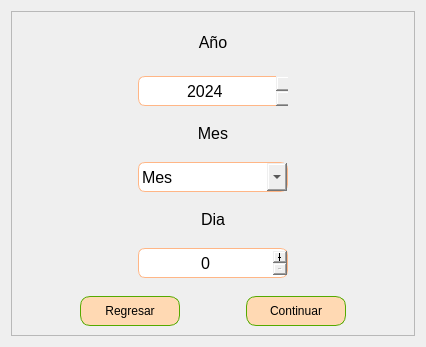
            <widget class="QWidget" name="page_izq4">
             <layout class="QHBoxLayout" name="horizontalLayout_10">
              <item>
               <widget class="QFrame" name="frame">
                <property name="frameShape">
                 <enum>QFrame::StyledPanel</enum>
                </property>
                <property name="frameShadow">
                 <enum>QFrame::Raised</enum>
                </property>
                <layout class="QGridLayout" name="gridLayout">
                 <item row="1" column="0">
                  <spacer name="horizontalSpacer_12">
                   <property name="orientation">
                    <enum>Qt::Horizontal</enum>
                   </property>
                   <property name="sizeHint" stdset="0">
                    <size>
                     <width>111</width>
                     <height>20</height>
                    </size>
                   </property>
                  </spacer>
                 </item>
                 <item row="3" column="2">
                  <spacer name="horizontalSpacer_15">
                   <property name="orientation">
                    <enum>Qt::Horizontal</enum>
                   </property>
                   <property name="sizeHint" stdset="0">
                    <size>
                     <width>111</width>
                     <height>20</height>
                    </size>
                   </property>
                  </spacer>
                 </item>
                 <item row="1" column="2">
                  <spacer name="horizontalSpacer_13">
                   <property name="orientation">
                    <enum>Qt::Horizontal</enum>
                   </property>
                   <property name="sizeHint" stdset="0">
                    <size>
                     <width>111</width>
                     <height>20</height>
                    </size>
                   </property>
                  </spacer>
                 </item>
                 <item row="2" column="1">
                  <spacer name="verticalSpacer_10">
                   <property name="orientation">
                    <enum>Qt::Vertical</enum>
                   </property>
                   <property name="sizeHint" stdset="0">
                    <size>
                     <width>20</width>
                     <height>12</height>
                    </size>
                   </property>
                  </spacer>
                 </item>
                 <item row="5" column="1">
                  <layout class="QVBoxLayout" name="verticalLayout_5">
                   <item>
                    <widget class="QLabel" name="label_dia">
                     <property name="font">
                      <font>
                       <pointsize>12</pointsize>
                      </font>
                     </property>
                     <property name="text">
                      <string>Dia</string>
                     </property>
                     <property name="alignment">
                      <set>Qt::AlignCenter</set>
                     </property>
                    </widget>
                   </item>
                   <item>
                    <spacer name="verticalSpacer_6">
                     <property name="orientation">
                      <enum>Qt::Vertical</enum>
                     </property>
                     <property name="sizeHint" stdset="0">
                      <size>
                       <width>20</width>
                       <height>13</height>
                      </size>
                     </property>
                    </spacer>
                   </item>
                   <item>
                    <widget class="QSpinBox" name="spinBox_dia">
                     <property name="minimumSize">
                      <size>
                       <width>0</width>
                       <height>30</height>
                      </size>
                     </property>
                     <property name="maximumSize">
                      <size>
                       <width>150</width>
                       <height>30</height>
                      </size>
                     </property>
                     <property name="font">
                      <font>
                       <pointsize>12</pointsize>
                      </font>
                     </property>
                     <property name="cursor">
                      <cursorShape>PointingHandCursor</cursorShape>
                     </property>
                     <property name="styleSheet">
                      <string notr="true">QSpinBox {
    padding:3px; 
	border-radius: 7px;
	border: 1px solid rgb(255, 182, 134); ;
}</string>
                     </property>
                     <property name="alignment">
                      <set>Qt::AlignCenter</set>
                     </property>
                     <property name="buttonSymbols">
                      <enum>QAbstractSpinBox::PlusMinus</enum>
                     </property>
                     <property name="maximum">
                      <number>31</number>
                     </property>
                    </widget>
                   </item>
                  </layout>
                 </item>
                 <item row="5" column="0">
                  <spacer name="horizontalSpacer_16">
                   <property name="orientation">
                    <enum>Qt::Horizontal</enum>
                   </property>
                   <property name="sizeHint" stdset="0">
                    <size>
                     <width>111</width>
                     <height>20</height>
                    </size>
                   </property>
                  </spacer>
                 </item>
                 <item row="7" column="0" colspan="3">
                  <layout class="QHBoxLayout" name="horizontalLayout_7">
                   <item>
                    <spacer name="horizontalSpacer_9">
                     <property name="orientation">
                      <enum>Qt::Horizontal</enum>
                     </property>
                     <property name="sizeHint" stdset="0">
                      <size>
                       <width>18</width>
                       <height>20</height>
                      </size>
                     </property>
                    </spacer>
                   </item>
                   <item>
                    <widget class="QPushButton" name="pushButton_regresarFecha">
                     <property name="minimumSize">
                      <size>
                       <width>100</width>
                       <height>30</height>
                      </size>
                     </property>
                     <property name="maximumSize">
                      <size>
                       <width>100</width>
                       <height>30</height>
                      </size>
                     </property>
                     <property name="cursor">
                      <cursorShape>PointingHandCursor</cursorShape>
                     </property>
                     <property name="styleSheet">
                      <string notr="true">QPushButton {
	background-color: rgb(255, 217, 179);
	border-radius: 10px;
	border: none;
	font: 75 12pt &quot;MS Shell Dlg 2&quot;;
	border-style: solid;
	border-width: 1px;
	border-color: rgb(85, 170, 0);
}
QPushButton:hover {
	background-color: rgb(255, 201, 157);
}</string>
                     </property>
                     <property name="text">
                      <string>Regresar</string>
                     </property>
                    </widget>
                   </item>
                   <item>
                    <spacer name="horizontalSpacer_10">
                     <property name="orientation">
                      <enum>Qt::Horizontal</enum>
                     </property>
                     <property name="sizeHint" stdset="0">
                      <size>
                       <width>40</width>
                       <height>20</height>
                      </size>
                     </property>
                    </spacer>
                   </item>
                   <item>
                    <widget class="QPushButton" name="pushButton_continuarFecha">
                     <property name="minimumSize">
                      <size>
                       <width>100</width>
                       <height>30</height>
                      </size>
                     </property>
                     <property name="maximumSize">
                      <size>
                       <width>100</width>
                       <height>30</height>
                      </size>
                     </property>
                     <property name="cursor">
                      <cursorShape>PointingHandCursor</cursorShape>
                     </property>
                     <property name="styleSheet">
                      <string notr="true">QPushButton {
	background-color: rgb(255, 217, 179);
	border-radius: 10px;
	border: none;
	font: 75 12pt &quot;MS Shell Dlg 2&quot;;
	border-style: solid;
	border-width: 1px;
	border-color: rgb(85, 170, 0);
}
QPushButton:hover {
	background-color: rgb(255, 201, 157);
}</string>
                     </property>
                     <property name="text">
                      <string>Continuar</string>
                     </property>
                     <property name="autoDefault">
                      <bool>false</bool>
                     </property>
                    </widget>
                   </item>
                   <item>
                    <spacer name="horizontalSpacer_11">
                     <property name="orientation">
                      <enum>Qt::Horizontal</enum>
                     </property>
                     <property name="sizeHint" stdset="0">
                      <size>
                       <width>18</width>
                       <height>20</height>
                      </size>
                     </property>
                    </spacer>
                   </item>
                  </layout>
                 </item>
                 <item row="5" column="2">
                  <spacer name="horizontalSpacer_17">
                   <property name="orientation">
                    <enum>Qt::Horizontal</enum>
                   </property>
                   <property name="sizeHint" stdset="0">
                    <size>
                     <width>111</width>
                     <height>20</height>
                    </size>
                   </property>
                  </spacer>
                 </item>
                 <item row="0" column="1">
                  <spacer name="verticalSpacer_9">
                   <property name="orientation">
                    <enum>Qt::Vertical</enum>
                   </property>
                   <property name="sizeHint" stdset="0">
                    <size>
                     <width>20</width>
                     <height>12</height>
                    </size>
                   </property>
                  </spacer>
                 </item>
                 <item row="1" column="1">
                  <layout class="QVBoxLayout" name="verticalLayout_7">
                   <item>
                    <widget class="QLabel" name="label_Ano">
                     <property name="font">
                      <font>
                       <pointsize>12</pointsize>
                      </font>
                     </property>
                     <property name="layoutDirection">
                      <enum>Qt::LeftToRight</enum>
                     </property>
                     <property name="text">
                      <string>Año</string>
                     </property>
                     <property name="alignment">
                      <set>Qt::AlignCenter</set>
                     </property>
                    </widget>
                   </item>
                   <item>
                    <spacer name="verticalSpacer_8">
                     <property name="orientation">
                      <enum>Qt::Vertical</enum>
                     </property>
                     <property name="sizeHint" stdset="0">
                      <size>
                       <width>20</width>
                       <height>18</height>
                      </size>
                     </property>
                    </spacer>
                   </item>
                   <item>
                    <widget class="QSpinBox" name="spinBox_ano">
                     <property name="minimumSize">
                      <size>
                       <width>150</width>
                       <height>30</height>
                      </size>
                     </property>
                     <property name="maximumSize">
                      <size>
                       <width>150</width>
                       <height>30</height>
                      </size>
                     </property>
                     <property name="font">
                      <font>
                       <pointsize>12</pointsize>
                      </font>
                     </property>
                     <property name="cursor">
                      <cursorShape>PointingHandCursor</cursorShape>
                     </property>
                     <property name="styleSheet">
                      <string notr="true">QSpinBox {
    padding:3px; 
	border-radius: 7px;
	border: 1px solid rgb(255, 182, 134);
}</string>
                     </property>
                     <property name="frame">
                      <bool>false</bool>
                     </property>
                     <property name="alignment">
                      <set>Qt::AlignCenter</set>
                     </property>
                     <property name="buttonSymbols">
                      <enum>QAbstractSpinBox::UpDownArrows</enum>
                     </property>
                     <property name="specialValueText">
                      <string/>
                     </property>
                     <property name="minimum">
                      <number>2000</number>
                     </property>
                     <property name="maximum">
                      <number>2100</number>
                     </property>
                     <property name="value">
                      <number>2024</number>
                     </property>
                    </widget>
                   </item>
                  </layout>
                 </item>
                 <item row="3" column="0">
                  <spacer name="horizontalSpacer_14">
                   <property name="orientation">
                    <enum>Qt::Horizontal</enum>
                   </property>
                   <property name="sizeHint" stdset="0">
                    <size>
                     <width>111</width>
                     <height>20</height>
                    </size>
                   </property>
                  </spacer>
                 </item>
                 <item row="4" column="1">
                  <spacer name="verticalSpacer_11">
                   <property name="orientation">
                    <enum>Qt::Vertical</enum>
                   </property>
                   <property name="sizeHint" stdset="0">
                    <size>
                     <width>20</width>
                     <height>12</height>
                    </size>
                   </property>
                  </spacer>
                 </item>
                 <item row="6" column="1">
                  <spacer name="verticalSpacer_12">
                   <property name="orientation">
                    <enum>Qt::Vertical</enum>
                   </property>
                   <property name="sizeHint" stdset="0">
                    <size>
                     <width>20</width>
                     <height>12</height>
                    </size>
                   </property>
                  </spacer>
                 </item>
                 <item row="3" column="1">
                  <layout class="QVBoxLayout" name="verticalLayout_6">
                   <item>
                    <widget class="QLabel" name="label_mes">
                     <property name="font">
                      <font>
                       <pointsize>12</pointsize>
                      </font>
                     </property>
                     <property name="text">
                      <string>Mes</string>
                     </property>
                     <property name="alignment">
                      <set>Qt::AlignCenter</set>
                     </property>
                    </widget>
                   </item>
                   <item>
                    <spacer name="verticalSpacer_7">
                     <property name="orientation">
                      <enum>Qt::Vertical</enum>
                     </property>
                     <property name="sizeHint" stdset="0">
                      <size>
                       <width>20</width>
                       <height>13</height>
                      </size>
                     </property>
                    </spacer>
                   </item>
                   <item>
                    <widget class="QComboBox" name="comboBox_mes">
                     <property name="minimumSize">
                      <size>
                       <width>86</width>
                       <height>30</height>
                      </size>
                     </property>
                     <property name="maximumSize">
                      <size>
                       <width>150</width>
                       <height>30</height>
                      </size>
                     </property>
                     <property name="font">
                      <font>
                       <pointsize>12</pointsize>
                      </font>
                     </property>
                     <property name="cursor">
                      <cursorShape>PointingHandCursor</cursorShape>
                     </property>
                     <property name="styleSheet">
                      <string notr="true">QComboBox {   /* Cambia el color de fondo */
    border: 1px solid #a0a0a0;    /* Cambia el color del borde */
    padding: 3px;                 /* Ajusta el espaciado interno */
    min-width: 6em;    
border: 1px solid rgb(255, 182, 134)   ;
border-radius: 7px;        /* Ajusta el ancho mínimo */
}

QComboBox::drop-down {
    width: 20px;                  /* Ajusta el ancho del botón desplegable */
}
</string>
                     </property>
                     <property name="placeholderText">
                      <string>Mes</string>
                     </property>
                     <item>
                      <property name="text">
                       <string>Enero</string>
                      </property>
                     </item>
                     <item>
                      <property name="text">
                       <string>Febrero</string>
                      </property>
                     </item>
                     <item>
                      <property name="text">
                       <string>Marzo</string>
                      </property>
                     </item>
                     <item>
                      <property name="text">
                       <string>Abril</string>
                      </property>
                     </item>
                     <item>
                      <property name="text">
                       <string>Mayo</string>
                      </property>
                     </item>
                     <item>
                      <property name="text">
                       <string>Junio</string>
                      </property>
                     </item>
                     <item>
                      <property name="text">
                       <string>Julio</string>
                      </property>
                     </item>
                     <item>
                      <property name="text">
                       <string>Agosto</string>
                      </property>
                     </item>
                     <item>
                      <property name="text">
                       <string>Septiembre</string>
                      </property>
                     </item>
                     <item>
                      <property name="text">
                       <string>Octubre</string>
                      </property>
                     </item>
                     <item>
                      <property name="text">
                       <string>Noviembre</string>
                      </property>
                     </item>
                     <item>
                      <property name="text">
                       <string>Diciembre</string>
                      </property>
                     </item>
                    </widget>
                   </item>
                  </layout>
                 </item>
                </layout>
               </widget>
              </item>
             </layout>
            </widget>
